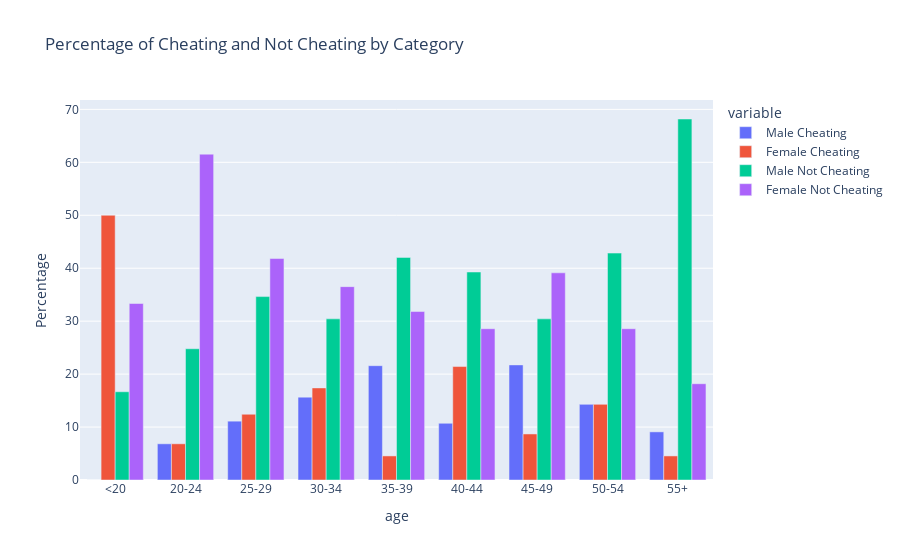
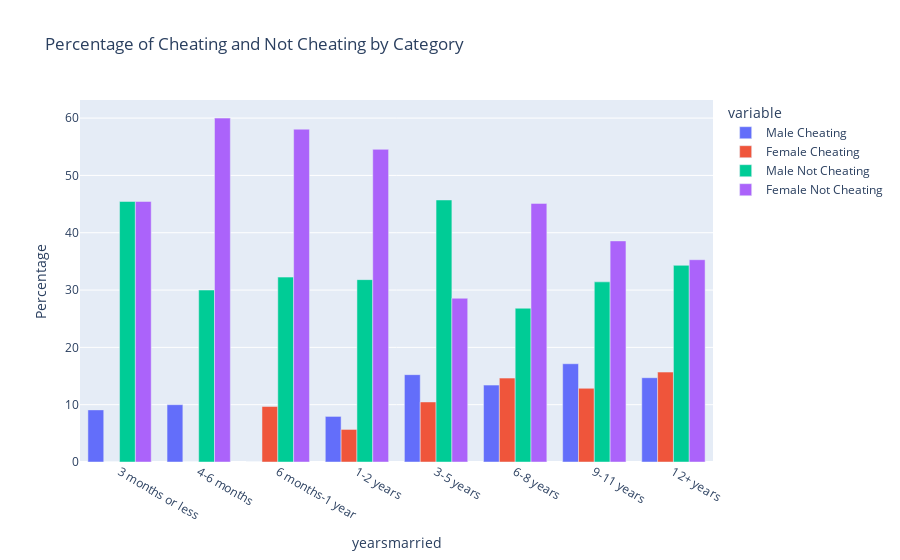
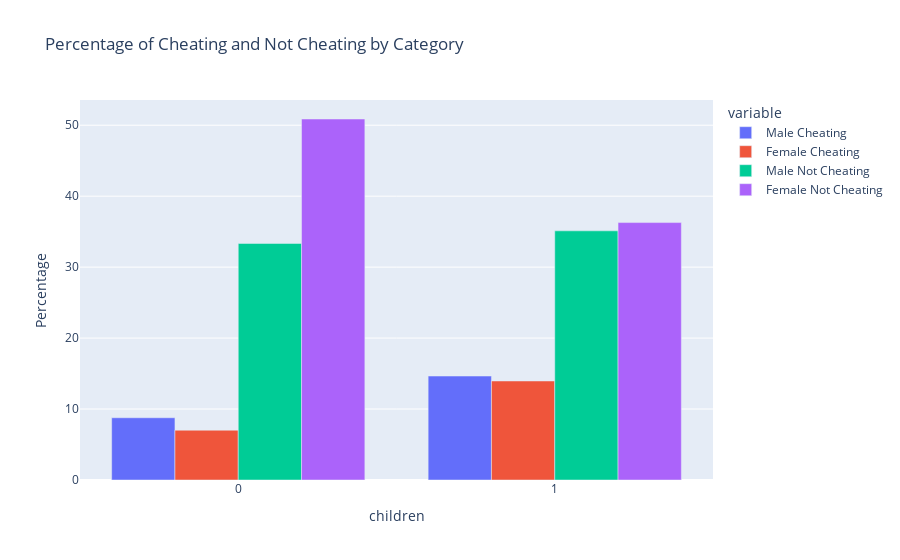
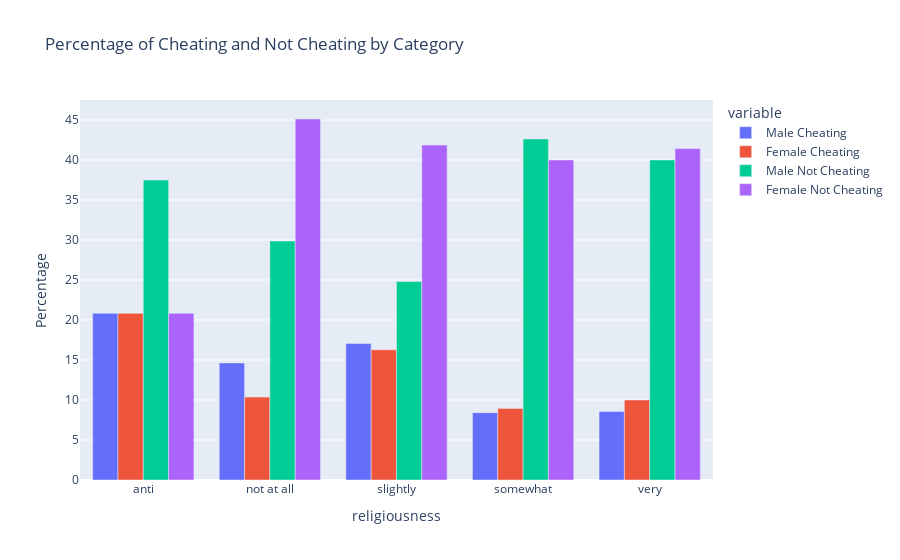

Notebook cell for these charts, in order:
### Code cell
for column in ['age', 'yearsmarried', 'children', 'religiousness', 'education', 'occupation', 'rating']:
    plotPercentageCheating(column)

### Figure 1 — Plotly figure (JSON) as saved in the notebook; plotly's stock layout.template omitted (floating-point values rounded to 4 significant figures)
{"data": [{"alignmentgroup": "True", "hovertemplate": "variable=Male Cheating<br>age=%{x}<br>Percentage=%{y}<extra></extra>", "legendgroup": "Male Cheating", "marker": {"color": "#636efa", "pattern": {"shape": ""}}, "name": "Male Cheating", "offsetgroup": "Male Cheating", "orientation": "v", "showlegend": true, "textposition": "auto", "type": "bar", "x": ["35-39", "25-29", "30-34", "55+", "20-24", "45-49", "40-44", "50-54", "<20"], "xaxis": "x", "y": [21.59, 11.11, 15.65, 9.091, 6.838, 21.74, 10.71, 14.29, 0], "yaxis": "y"}, {"alignmentgroup": "True", "hovertemplate": "variable=Female Cheating<br>age=%{x}<br>Percentage=%{y}<extra></extra>", "legendgroup": "Female Cheating", "marker": {"color": "#EF553B", "pattern": {"shape": ""}}, "name": "Female Cheating", "offsetgroup": "Female Cheating", "orientation": "v", "showlegend": true, "textposition": "auto", "type": "bar", "x": ["35-39", "25-29", "30-34", "55+", "20-24", "45-49", "40-44", "50-54", "<20"], "xaxis": "x", "y": [4.545, 12.42, 17.39, 4.545, 6.838, 8.696, 21.43, 14.29, 50], "yaxis": "y"}, {"alignmentgroup": "True", "hovertemplate": "variable=Male Not Cheating<br>age=%{x}<br>Percentage=%{y}<extra></extra>", "legendgroup": "Male Not Cheating", "marker": {"color": "#00cc96", "pattern": {"shape": ""}}, "name": "Male Not Cheating", "offsetgroup": "Male Not Cheating", "orientation": "v", "showlegend": true, "textposition": "auto", "type": "bar", "x": ["35-39", "25-29", "30-34", "55+", "20-24", "45-49", "40-44", "50-54", "<20"], "xaxis": "x", "y": [42.05, 34.64, 30.43, 68.18, 24.79, 30.43, 39.29, 42.86, 16.67], "yaxis": "y"}, {"alignmentgroup": "True", "hovertemplate": "variable=Female Not Cheating<br>age=%{x}<br>Percentage=%{y}<extra></extra>", "legendgroup": "Female Not Cheating", "marker": {"color": "#ab63fa", "pattern": {"shape": ""}}, "name": "Female Not Cheating", "offsetgroup": "Female Not Cheating", "orientation": "v", "showlegend": true, "textposition": "auto", "type": "bar", "x": ["35-39", "25-29", "30-34", "55+", "20-24", "45-49", "40-44", "50-54", "<20"], "xaxis": "x", "y": [31.82, 41.83, 36.52, 18.18, 61.54, 39.13, 28.57, 28.57, 33.33], "yaxis": "y"}], "layout": {"barmode": "group", "legend": {"title": {"text": "variable"}, "tracegroupgap": 0}, "title": {"text": "Percentage of Cheating and Not Cheating by Category"}, "xaxis": {"anchor": "y", "categoryarray": ["<20", "20-24", "25-29", "30-34", "35-39", "40-44", "45-49", "50-54", "55+"], "categoryorder": "array", "domain": [0, 1], "title": {"text": "age"}}, "yaxis": {"anchor": "x", "domain": [0, 1], "title": {"text": "Percentage"}}}}

### Figure 2 — Plotly figure (JSON) as saved in the notebook; plotly's stock layout.template omitted (floating-point values rounded to 4 significant figures)
{"data": [{"alignmentgroup": "True", "hovertemplate": "variable=Male Cheating<br>yearsmarried=%{x}<br>Percentage=%{y}<extra></extra>", "legendgroup": "Male Cheating", "marker": {"color": "#636efa", "pattern": {"shape": ""}}, "name": "Male Cheating", "offsetgroup": "Male Cheating", "orientation": "v", "showlegend": true, "textposition": "auto", "type": "bar", "x": ["9-11 years", "3-5 years", "12+ years", "6 months-1 year", "1-2 years", "6-8 years", "4-6 months", "3 months or less"], "xaxis": "x", "y": [17.14, 15.24, 14.71, 0, 7.955, 13.41, 10, 9.091], "yaxis": "y"}, {"alignmentgroup": "True", "hovertemplate": "variable=Female Cheating<br>yearsmarried=%{x}<br>Percentage=%{y}<extra></extra>", "legendgroup": "Female Cheating", "marker": {"color": "#EF553B", "pattern": {"shape": ""}}, "name": "Female Cheating", "offsetgroup": "Female Cheating", "orientation": "v", "showlegend": true, "textposition": "auto", "type": "bar", "x": ["9-11 years", "3-5 years", "12+ years", "6 months-1 year", "1-2 years", "6-8 years", "4-6 months", "3 months or less"], "xaxis": "x", "y": [12.86, 10.48, 15.69, 9.677, 5.682, 14.63, 0, 0], "yaxis": "y"}, {"alignmentgroup": "True", "hovertemplate": "variable=Male Not Cheating<br>yearsmarried=%{x}<br>Percentage=%{y}<extra></extra>", "legendgroup": "Male Not Cheating", "marker": {"color": "#00cc96", "pattern": {"shape": ""}}, "name": "Male Not Cheating", "offsetgroup": "Male Not Cheating", "orientation": "v", "showlegend": true, "textposition": "auto", "type": "bar", "x": ["9-11 years", "3-5 years", "12+ years", "6 months-1 year", "1-2 years", "6-8 years", "4-6 months", "3 months or less"], "xaxis": "x", "y": [31.43, 45.71, 34.31, 32.26, 31.82, 26.83, 30, 45.45], "yaxis": "y"}, {"alignmentgroup": "True", "hovertemplate": "variable=Female Not Cheating<br>yearsmarried=%{x}<br>Percentage=%{y}<extra></extra>", "legendgroup": "Female Not Cheating", "marker": {"color": "#ab63fa", "pattern": {"shape": ""}}, "name": "Female Not Cheating", "offsetgroup": "Female Not Cheating", "orientation": "v", "showlegend": true, "textposition": "auto", "type": "bar", "x": ["9-11 years", "3-5 years", "12+ years", "6 months-1 year", "1-2 years", "6-8 years", "4-6 months", "3 months or less"], "xaxis": "x", "y": [38.57, 28.57, 35.29, 58.06, 54.55, 45.12, 60, 45.45], "yaxis": "y"}], "layout": {"barmode": "group", "legend": {"title": {"text": "variable"}, "tracegroupgap": 0}, "title": {"text": "Percentage of Cheating and Not Cheating by Category"}, "xaxis": {"anchor": "y", "categoryarray": ["3 months or less", "4-6 months", "6 months-1 year", "1-2 years", "3-5 years", "6-8 years", "9-11 years", "12+ years"], "categoryorder": "array", "domain": [0, 1], "title": {"text": "yearsmarried"}}, "yaxis": {"anchor": "x", "domain": [0, 1], "title": {"text": "Percentage"}}}}

### Figure 3 — Plotly figure (JSON) as saved in the notebook; plotly's stock layout.template omitted (floating-point values rounded to 4 significant figures)
{"data": [{"alignmentgroup": "True", "hovertemplate": "variable=Male Cheating<br>children=%{x}<br>Percentage=%{y}<extra></extra>", "legendgroup": "Male Cheating", "marker": {"color": "#636efa", "pattern": {"shape": ""}}, "name": "Male Cheating", "offsetgroup": "Male Cheating", "orientation": "v", "showlegend": true, "textposition": "auto", "type": "bar", "x": [0, 1], "xaxis": "x", "y": [8.772, 14.65], "yaxis": "y"}, {"alignmentgroup": "True", "hovertemplate": "variable=Female Cheating<br>children=%{x}<br>Percentage=%{y}<extra></extra>", "legendgroup": "Female Cheating", "marker": {"color": "#EF553B", "pattern": {"shape": ""}}, "name": "Female Cheating", "offsetgroup": "Female Cheating", "orientation": "v", "showlegend": true, "textposition": "auto", "type": "bar", "x": [0, 1], "xaxis": "x", "y": [7.018, 13.95], "yaxis": "y"}, {"alignmentgroup": "True", "hovertemplate": "variable=Male Not Cheating<br>children=%{x}<br>Percentage=%{y}<extra></extra>", "legendgroup": "Male Not Cheating", "marker": {"color": "#00cc96", "pattern": {"shape": ""}}, "name": "Male Not Cheating", "offsetgroup": "Male Not Cheating", "orientation": "v", "showlegend": true, "textposition": "auto", "type": "bar", "x": [0, 1], "xaxis": "x", "y": [33.33, 35.12], "yaxis": "y"}, {"alignmentgroup": "True", "hovertemplate": "variable=Female Not Cheating<br>children=%{x}<br>Percentage=%{y}<extra></extra>", "legendgroup": "Female Not Cheating", "marker": {"color": "#ab63fa", "pattern": {"shape": ""}}, "name": "Female Not Cheating", "offsetgroup": "Female Not Cheating", "orientation": "v", "showlegend": true, "textposition": "auto", "type": "bar", "x": [0, 1], "xaxis": "x", "y": [50.88, 36.28], "yaxis": "y"}], "layout": {"barmode": "group", "legend": {"title": {"text": "variable"}, "tracegroupgap": 0}, "title": {"text": "Percentage of Cheating and Not Cheating by Category"}, "xaxis": {"anchor": "y", "categoryarray": [0, 1], "categoryorder": "array", "domain": [0, 1], "title": {"text": "children"}}, "yaxis": {"anchor": "x", "domain": [0, 1], "title": {"text": "Percentage"}}}}

### Figure 4 — Plotly figure (JSON) as saved in the notebook; plotly's stock layout.template omitted (floating-point values rounded to 4 significant figures)
{"data": [{"alignmentgroup": "True", "hovertemplate": "variable=Male Cheating<br>religiousness=%{x}<br>Percentage=%{y}<extra></extra>", "legendgroup": "Male Cheating", "marker": {"color": "#636efa", "pattern": {"shape": ""}}, "name": "Male Cheating", "offsetgroup": "Male Cheating", "orientation": "v", "showlegend": true, "textposition": "auto", "type": "bar", "x": ["slightly", "somewhat", "anti", "very", "not at all"], "xaxis": "x", "y": [17.05, 8.421, 20.83, 8.571, 14.63], "yaxis": "y"}, {"alignmentgroup": "True", "hovertemplate": "variable=Female Cheating<br>religiousness=%{x}<br>Percentage=%{y}<extra></extra>", "legendgroup": "Female Cheating", "marker": {"color": "#EF553B", "pattern": {"shape": ""}}, "name": "Female Cheating", "offsetgroup": "Female Cheating", "orientation": "v", "showlegend": true, "textposition": "auto", "type": "bar", "x": ["slightly", "somewhat", "anti", "very", "not at all"], "xaxis": "x", "y": [16.28, 8.947, 20.83, 10, 10.37], "yaxis": "y"}, {"alignmentgroup": "True", "hovertemplate": "variable=Male Not Cheating<br>religiousness=%{x}<br>Percentage=%{y}<extra></extra>", "legendgroup": "Male Not Cheating", "marker": {"color": "#00cc96", "pattern": {"shape": ""}}, "name": "Male Not Cheating", "offsetgroup": "Male Not Cheating", "orientation": "v", "showlegend": true, "textposition": "auto", "type": "bar", "x": ["slightly", "somewhat", "anti", "very", "not at all"], "xaxis": "x", "y": [24.81, 42.63, 37.5, 40, 29.88], "yaxis": "y"}, {"alignmentgroup": "True", "hovertemplate": "variable=Female Not Cheating<br>religiousness=%{x}<br>Percentage=%{y}<extra></extra>", "legendgroup": "Female Not Cheating", "marker": {"color": "#ab63fa", "pattern": {"shape": ""}}, "name": "Female Not Cheating", "offsetgroup": "Female Not Cheating", "orientation": "v", "showlegend": true, "textposition": "auto", "type": "bar", "x": ["slightly", "somewhat", "anti", "very", "not at all"], "xaxis": "x", "y": [41.86, 40, 20.83, 41.43, 45.12], "yaxis": "y"}], "layout": {"barmode": "group", "legend": {"title": {"text": "variable"}, "tracegroupgap": 0}, "title": {"text": "Percentage of Cheating and Not Cheating by Category"}, "xaxis": {"anchor": "y", "categoryarray": ["anti", "not at all", "slightly", "somewhat", "very"], "categoryorder": "array", "domain": [0, 1], "title": {"text": "religiousness"}}, "yaxis": {"anchor": "x", "domain": [0, 1], "title": {"text": "Percentage"}}}}
